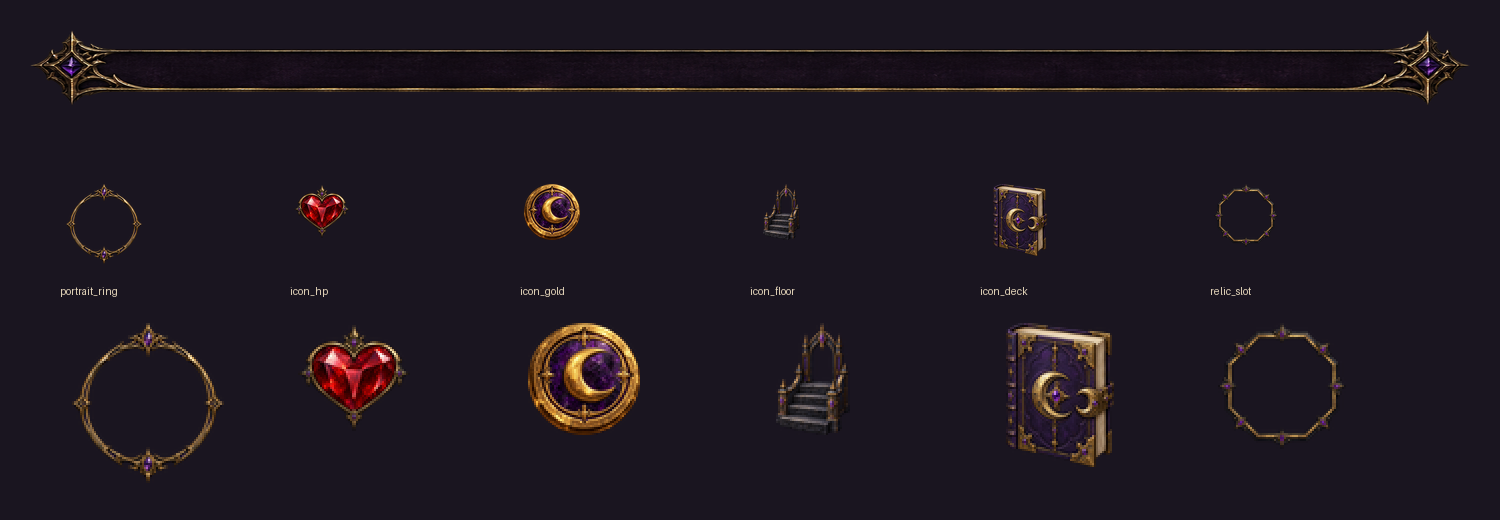

The script that saved this image:
from PIL import Image, ImageDraw
from pathlib import Path
import json

root=Path(__file__).resolve().parents[2]
folder=root/'assets/ui/topbar'
jobs=json.loads((root/'docs/proposals/topbar_sources.json').read_text(encoding='utf-8'))
folder.mkdir(parents=True,exist_ok=True)
records=[]
sheet=Image.new('RGBA',(1500,520),(26,21,32,255))
draw=ImageDraw.Draw(sheet)
for i,j in enumerate(jobs):
    im=Image.open(j['source']).convert('RGBA')
    bounds=im.getchannel('A').point(lambda a:255 if a>32 else 0).getbbox()
    if bounds:
        im=im.crop(bounds)
    # Mechanical resampling only: preserve original generated art and alpha.
    if j['name']=='topbar_frame':
        im=im.resize((1440,76),Image.Resampling.LANCZOS)
        sheet.alpha_composite(im,(30,30))
    else:
        im.thumbnail((j['width']-8,j['height']-8),Image.Resampling.LANCZOS)
        fitted=Image.new('RGBA',(j['width'],j['height']))
        fitted.alpha_composite(im,((j['width']-im.width)//2,(j['height']-im.height)//2))
        im=fitted
        x=60+(i-1)*230
        sheet.alpha_composite(im,(x,180))
        draw.text((x,285),j['name'],fill='#e3d4b9')
        enlarged=im.resize((im.width*2,im.height*2),Image.Resampling.NEAREST)
        sheet.alpha_composite(enlarged,(x,315))
    path=folder/(j['name']+'.png')
    im.save(path)
    records.append({'name':j['name'],'path':path.relative_to(root).as_posix(),'size':list(im.size),'alpha_range':list(im.getchannel('A').getextrema()),'center_alpha':im.getpixel((im.width//2,im.height//2))[3],'status':'needs_review'})
sheet.convert('RGB').save(root/'docs/proposals/topbar_review.png')
(root/'docs/proposals/topbar_manifest.json').write_text(json.dumps(records,ensure_ascii=False,indent=2),encoding='utf-8')
print(json.dumps(records,ensure_ascii=False))
